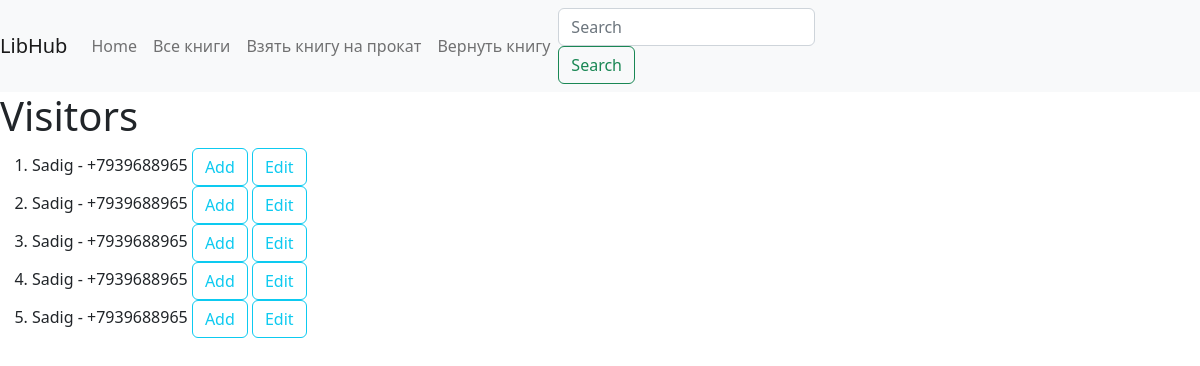
The app's page /visitor_list/ with its own data.
### LibraryWeb/models.py (models this page shows, shortened)
class Visitor(models.Model):
    full_name = models.CharField(max_length=100)
    phone = models.CharField(max_length=15)

### LibraryWeb/views.py (the view)
# urls.py: path('visitor_list/', ListAllVisitorsView.as_view(), name='visitor_list'),
class ListAllVisitorsView(ListView):
    model = Visitor
    def get_context_data(self, **kwargs):
        context = super().get_context_data(**kwargs)
        context["now"] = timezone.now()
        return context

### LibraryWeb/templates/LibraryWeb/visitor_list.html
{% extends "LibraryWeb/base.html" %}
{% block content %}
<h1>Visitors</h1>
<ol>
  {% for visitor in object_list %}
      <li>{{ visitor.full_name }} - {{ visitor.phone }}
          <a href="{% url 'add_visitor' %}" class="btn btn-outline-info ml-3">Add</a>
          <a href="{% url 'update_visitor' visitor.id %}" class="btn btn-outline-info ml-3">Edit</a>
  {% empty %}
      <li>No visitors yet.</li>
  {% endfor %}
</ol>
{% endblock content %}

### records on screen
Visitor: full_name "Sadig", phone "+7939688965"
Visitor: full_name "Sadig", phone "+7939688965"
Visitor: full_name "Sadig", phone "+7939688965"
Visitor: full_name "Sadig", phone "+7939688965"
Visitor: full_name "Sadig", phone "+7939688965"
